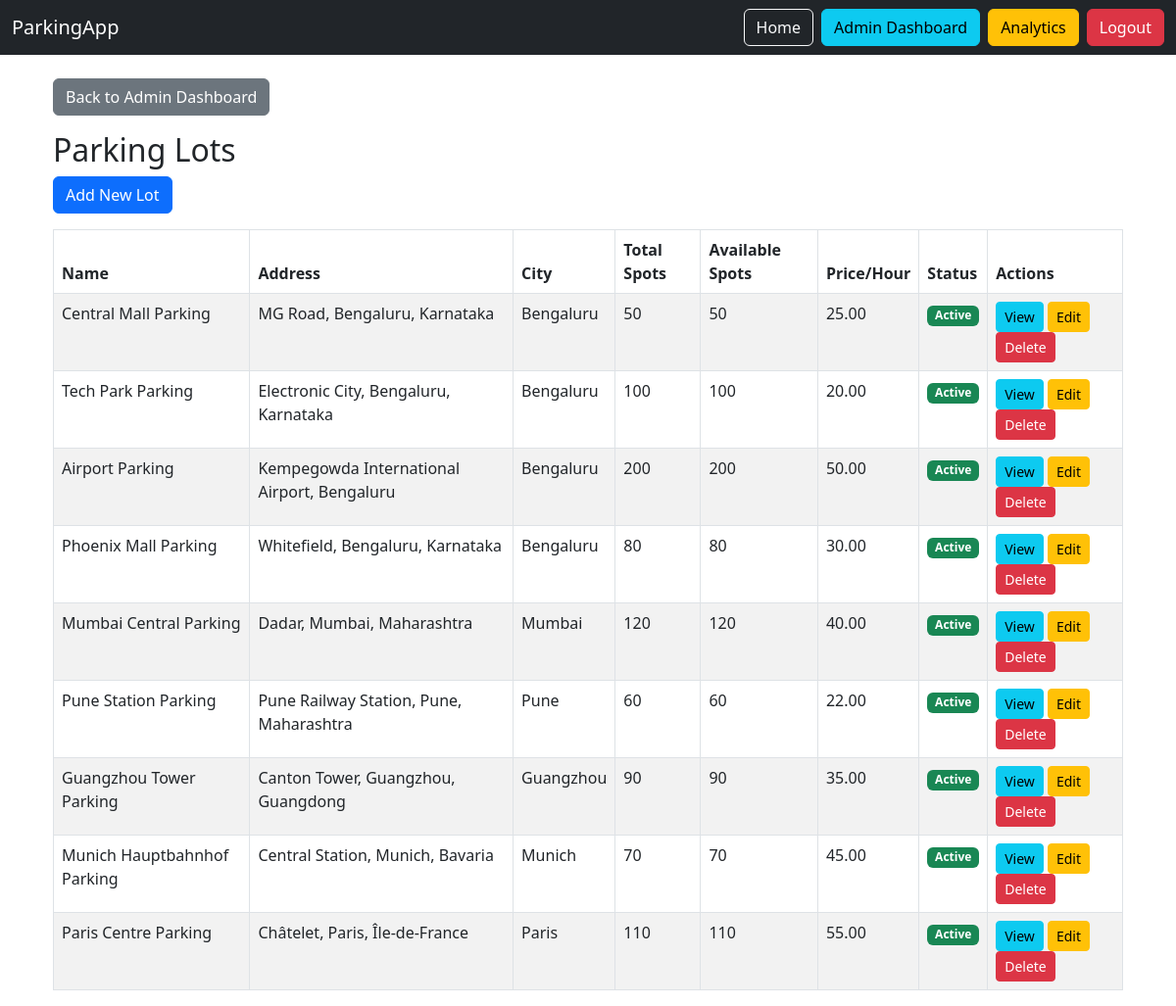
The app's page /admin/lots (signed in) with its own data.
### app/models/parking.py (models this page shows, shortened)
class ParkingLot(BaseModel):
    __tablename__ = "parking_lots"
    name = db.Column(db.String(200), nullable=False)
    address = db.Column(db.Text, nullable=False)
    city_id = db.Column(db.Integer, db.ForeignKey('cities.id'), nullable=False)
    total_spots = db.Column(db.Integer, nullable=False, default=0)
    available_spots = db.Column(db.Integer, nullable=False, default=0)
    price_per_hour = db.Column(db.Numeric(10, 2), nullable=False, default=Decimal('10.00'))
    status = db.Column(db.Enum(ParkingLotStatus), default=ParkingLotStatus.ACTIVE, nullable=False)
    city = db.relationship('City', back_populates='parking_lots')
    parking_spots = db.relationship('ParkingSpot', back_populates='parking_lot', cascade='all, delete-orphan')

### app/models/geography.py (models this page shows, shortened)
class City(BaseModel):
    __tablename__ = "cities"
    name = db.Column(db.String(100), nullable=False)
    state_id = db.Column(db.Integer, db.ForeignKey('states.id'), nullable=False)
    pin_code = db.Column(db.String(20), nullable=True)  # Optional pincode
    status = db.Column(db.Enum(GeographyStatus), default=GeographyStatus.ACTIVE, nullable=False)
    state = db.relationship('State', back_populates='cities')
    parking_lots = db.relationship('ParkingLot', back_populates='city', cascade='all, delete-orphan')  # Connection to parking system
    __table_args__ = (db.UniqueConstraint('name', 'state_id', name='unique_city_per_state'),)

### app/routes/admin.py (the view)
@admin_bp.route('/lots')
@require_permission(PermissionType.MANAGE_PARKING.value)
@refresh_db_session
def list_lots():
    lots = ParkingLot.query.all()
    return render_template('admin/parking/lots.html', lots=lots)

### app/routes/admin.py (called while the page is built)
def refresh_db_session(func):
    @wraps(func)
    def wrapper(*args, **kwargs):
        db.session.expire_all()  # clears SQLAlchemy cache
        return func(*args, **kwargs)
    return wrapper

### app/templates/admin/parking/lots.html
{% extends 'base.html' %}
{% block content %}
<div class="container mt-4">
  <a href="{{ url_for('admin.admin_dashboard') }}" class="btn btn-secondary mb-3">Back to Admin Dashboard</a>
  <h2>Parking Lots</h2>
  <a href="{{ url_for('admin.create_parking_lot') }}" class="btn btn-primary mb-3">Add New Lot</a>
  <table class="table table-bordered table-striped">
    <thead>
      <tr>
        <th>Name</th>
        <th>Address</th>
        <th>City</th>
        <th>Total Spots</th>
        <th>Available Spots</th>
        <th>Price/Hour</th>
        <th>Status</th>
        <th>Actions</th>
      </tr>
    </thead>
    <tbody>
      {% for lot in lots %}
      <tr>
        <td>{{ lot.name }}</td>
        <td>{{ lot.address }}</td>
        <td>{{ lot.city.name if lot.city else '' }}</td>
        <td>{{ lot.total_spots }}</td>
        <td>{{ lot.available_spots }}</td>
        <td>{{ lot.price_per_hour }}</td>
        <td>
          {% if lot.status.value == 'active' %}
            <span class="badge bg-success">Active</span>
          {% elif lot.status.value == 'inactive' %}
            <span class="badge bg-secondary">Inactive</span>
          {% elif lot.status.value == 'under_maintenance' %}
            <span class="badge bg-warning text-dark">Under Maintenance</span>
          {% elif lot.status.value == 'banned' %}
            <span class="badge bg-danger">Banned</span>
          {% else %}
            <span class="badge bg-light text-dark">{{ lot.status.value|capitalize }}</span>
          {% endif %}
        </td>
        <td>
          <a href="{{ url_for('admin.view_parking_lot_details', lot_id=lot.id) }}" class="btn btn-info btn-sm">View</a>
          <a href="{{ url_for('admin.edit_parking_lot', lot_id=lot.id) }}" class="btn btn-warning btn-sm">Edit</a>
          <form action="{{ url_for('admin.delete_parking_lot', lot_id=lot.id) }}" method="post" style="display:inline;">
            <button type="submit" class="btn btn-danger btn-sm">Delete</button>
          </form>
        </td>
      </tr>
      {% endfor %}
    </tbody>
  </table>
</div>
{% endblock %}

### records on screen
ParkingLot: name "Central Mall Parking", address "MG Road, Bengaluru, Karnataka", city "Bengaluru", total_spots "50", available_spots "50", price_per_hour "25.00", status "Active"
ParkingLot: name "Tech Park Parking", address "Electronic City, Bengaluru, Karnataka", city "Bengaluru", total_spots "100", available_spots "100", price_per_hour "20.00", status "Active"
ParkingLot: name "Airport Parking", address "Kempegowda International Airport, Bengaluru", city "Bengaluru", total_spots "200", available_spots "200", price_per_hour "50.00", status "Active"
ParkingLot: name "Phoenix Mall Parking", address "Whitefield, Bengaluru, Karnataka", city "Bengaluru", total_spots "80", available_spots "80", price_per_hour "30.00", status "Active"
ParkingLot: name "Mumbai Central Parking", address "Dadar, Mumbai, Maharashtra", city "Mumbai", total_spots "120", available_spots "120", price_per_hour "40.00", status "Active"
ParkingLot: name "Pune Station Parking", address "Pune Railway Station, Pune, Maharashtra", city "Pune", total_spots "60", available_spots "60", price_per_hour "22.00", status "Active"
ParkingLot: name "Guangzhou Tower Parking", address "Canton Tower, Guangzhou, Guangdong", city "Guangzhou", total_spots "90", available_spots "90", price_per_hour "35.00", status "Active"
ParkingLot: name "Munich Hauptbahnhof Parking", address "Central Station, Munich, Bavaria", city "Munich", total_spots "70", available_spots "70", price_per_hour "45.00", status "Active"
ParkingLot: name "Paris Centre Parking", address "Châtelet, Paris, Île-de-France", city "Paris", total_spots "110", available_spots "110", price_per_hour "55.00", status "Active"
